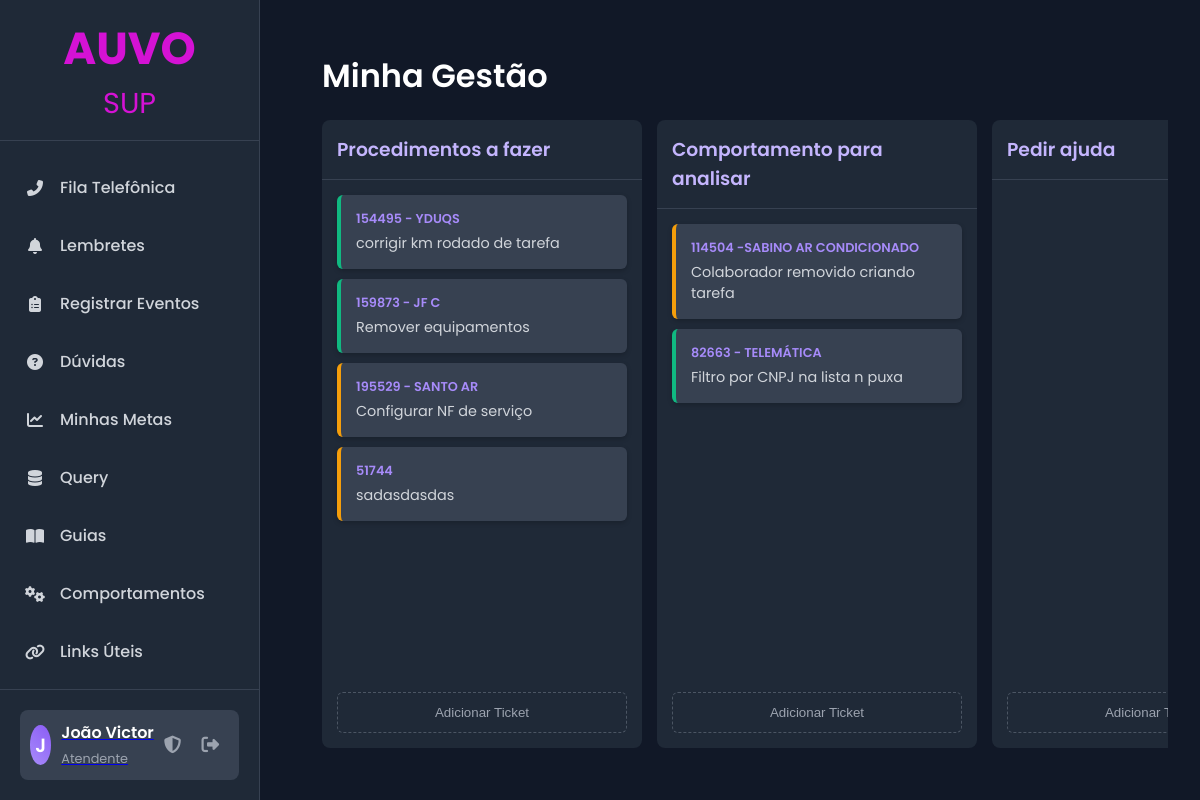
Screenshot of /kanban/individual (signed in) with the database file from the repository.
### app.py (models this page shows, shortened)
class User(db.Model, UserMixin):
    id = db.Column(db.Integer, primary_key=True)
    name = db.Column(db.String(150), nullable=False)
    username = db.Column(db.String(80), unique=True, nullable=False)
    email = db.Column(db.String(120), unique=True, nullable=False)
    password_hash = db.Column(db.String(128), nullable=False)
    discord_id = db.Column(db.String(50), nullable=True, unique=True)
    is_admin = db.Column(db.Boolean, nullable=False, default=False)
    manager_id = db.Column(db.Integer, db.ForeignKey('user.id'), nullable=True) # <<< ADICIONADO AQUI
    lunch_start = db.Column(db.Time, nullable=True)
    lunch_end = db.Column(db.Time, nullable=True)
    ramal = db.Column(db.String(10), nullable=True)

class Column(db.Model):
    id = db.Column(db.Integer, primary_key=True)
    name = db.Column(db.String(100), nullable=False)
    order = db.Column(db.Integer, nullable=False)

class Card(db.Model):
    id = db.Column(db.Integer, primary_key=True)
    base = db.Column(db.String(50), nullable=True)
    title = db.Column(db.String(200), nullable=False)
    content = db.Column(db.Text, nullable=True)
    link = db.Column(db.String(300), nullable=True)
    status = db.Column(db.String(20), default='pendente', nullable=False)
    column_id = db.Column(db.Integer, db.ForeignKey('column.id'), nullable=False)
    owner_id = db.Column(db.Integer, db.ForeignKey('user.id'), nullable=True)

### app.py (the view)
@app.route('/kanban/individual')
@login_required
def kanban_individual():
    columns = Column.query.order_by(Column.order).all()
    cards = Card.query.filter_by(owner_id=current_user.id).all()
    form = CardForm()
    return render_template('kanban_board.html', title="Minha Gestão", columns=columns, cards=cards, board_type='individual', form=form)

### app.py (called while the page is built)
@app.context_processor
def inject_now():
    return {'now': datetime.utcnow()}

@login_manager.user_loader
def load_user(user_id):
    return User.query.get(int(user_id))

### templates/kanban_board.html (shortened to what this page needs)
{% extends "base.html" %}
{% block content %}
<div class="kanban-header">
    <h1>{{ title }}</h1>
</div>
<div class="kanban-board">
    {% for column in columns %}
    <div class="kanban-column" data-column-id="{{ column.id }}">
        <h3 class="column-title">{{ column.name }}</h3>
        <div class="column-cards" id="column-{{ column.id }}">
            {% for card in cards if card.column_id == column.id %}
                <div class="kanban-card status-{{ card.status }}" draggable="true" data-card-id="{{ card.id }}">
                    {% if card.base %}<strong>{{ card.base }}</strong>{% endif %}
                    <p>{{ card.title|truncate(100, True) }}</p>
                </div>
            {% endfor %}
        </div>
        <button class="add-card-btn" data-column-id="{{ column.id }}">Adicionar Ticket</button>
    </div>
    {% endfor %}
</div>
{% endblock %}

### templates/base.html (shortened to what this page needs)
<!DOCTYPE html>
<html lang="pt-br">
<head>
    <link rel="stylesheet" href="{{ url_for('static', filename='css/style.css') }}">
    <link rel="stylesheet" href="https://cdnjs.cloudflare.com/ajax/libs/font-awesome/6.2.0/css/all.min.css">
    {% block head_extra %}{% endblock %} </head>
<body>
    <div class="main-container">
        <nav class="sidebar">
            <div class="sidebar-header">
                <h1 style="color: #d412d4ff; font-size: 2.8em;">AUVO</h1><span style="color: #d412d4ff; font-size: 1.8em;">SUP</span>
            </div>
            <ul class="menu">
                <li class="menu-item">
                    <a href="{{ url_for('fila_telefonica') }}">
                        <i class="fa-solid fa-phone-alt menu-icon"></i>
                        <span>Fila Telefônica</span>
                    </a>
                </li>
                <li class="menu-item">
                    <a href="{{ url_for('list_reminders') }}">
                        <i class="fa-solid fa-bell menu-icon"></i>
                        <span>Lembretes</span>
                    </a>
                </li>
                <li class="menu-item">
                   <a href="{{ url_for('listar_eventos') }}">
                       <i class="fa-solid fa-clipboard-list menu-icon"></i>
                       <span>Registrar Eventos</span>
                   </a>
               </li>
                <li class="menu-item">
                   <a href="{{ url_for('listar_duvidas') }}">
                       <i class="fa-solid fa-question-circle menu-icon"></i>
                       <span>Dúvidas</span>
                   </a>
               </li>
              <li class="menu-item">
                    <a href="{{ url_for('minhas_metas') }}">
                        <i class="fa-solid fa-chart-line menu-icon"></i>
                        <span>Minhas Metas</span>
                    </a>
                </li>
                <li class="menu-item">
                       <a class="nav-link" href="{{ url_for('list_queries') }}">
                            <i class="fa-solid fa-database menu-icon"></i>
                            <span>Query</span>
                       </a>
                </li>
               <li class="menu-item">
                   <a href="{{ url_for('listar_guias') }}">
                       <i class="fa-solid fa-book-open menu-icon"></i>
                       <span>Guias</span>
                   </a>
               </li>
               <li class="menu-item">
                   <a href="{{ url_for('listar_comportamentos') }}">
                       <i class="fa-solid fa-cogs menu-icon"></i>
                       <span>Comportamentos</span>
                   </a>
               </li>
               <li class="menu-item">
                   <a href="{{ url_for('links_uteis') }}">
                       <i class="fa-solid fa-link menu-icon"></i>
                       <span>Links Úteis</span>
                   </a>
               </li>
                <li class="menu-item has-submenu" id="tickets-menu">
                    <a href="#">
                    </a>
                </li>
            </ul>
           <div class="sidebar-footer">
                {% if current_user.is_authenticated %}
                <div class="user-profile">
                    <div class="user-avatar">
                         {% if current_user.avatar_filename %}
                            <img src="{{ url_for('static', filename='uploads/avatars/' + current_user.avatar_filename) }}" alt="Avatar">
                        {% else %}
                            {{ current_user.name[0] }}
                        {% endif %}
                    </div>
                    <a href="{{ url_for('profile') }}" class="user-profile-link" title="Editar Perfil">
                        <div class="user-info">
                            <span class="user-name">{{ current_user.name }}</span>
                            <span class="user-role">Atendente</span>
                        </div>
                    </a>
                    {% if current_user.is_admin %}
                    <a href="{{ url_for('admin_dashboard') }}" class="admin-icon" title="Painel Admin">
                        <i class="fa-solid fa-shield-halved"></i>
                    </a>
                    {% endif %}
                    <a href="{{ url_for('logout') }}" class="logout-icon" title="Sair">
                        <i class="fa-solid fa-right-from-bracket"></i>
                    </a>
                </div>
                {% endif %}
            </div>
        </nav>
        <main class="content">
            {% block content %}{% endblock %}
        </main>
    </div>
</body>
</html>

### rows the page displays
User: name "J", name "João Victor"
Column: name "Procedimentos a fazer"
Card: base "154495 - YDUQS", title "corrigir km rodado de tarefa"
Card: base "159873 - JF C", title "Remover equipamentos"
Card: base "195529 - SANTO AR", title "Configurar NF de serviço"
Card: base "51744", title "sadasdasdas"
Column: name "Comportamento para analisar"
Card: base "114504 -SABINO AR CONDICIONADO", title "Colaborador removido criando tarefa"
Card: base "82663 - TELEMÁTICA", title "Filtro por CNPJ na lista n puxa"
Column: name "Pedir ajuda"

### other values shown
{{ title }} "Minha Gestão"
